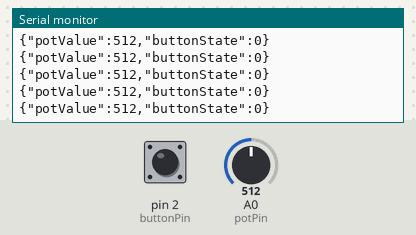
Simulated run of this sketch. Board: Arduino Uno, built with avr-gcc and run on an emulated ATmega328P. Shown: the last lines printed to the serial monitor. The test bench sets the inputs (shaded band); at power-on: A0 (potPin) = 512, pin 2 (buttonPin) HIGH.

Above: at 1.2 s.
1.3 s: A0 (potPin) set to 107
At 1.33 s:
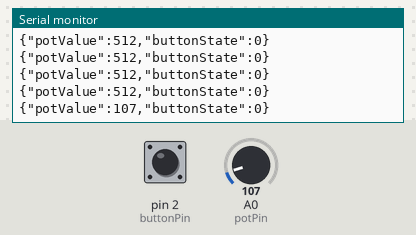
4.3 s: A0 (potPin) set to 93
At 4.31 s:
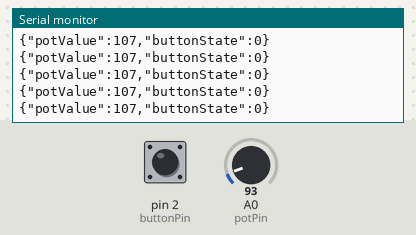
10.3 s: A0 (potPin) set to 8
At 10.33 s:
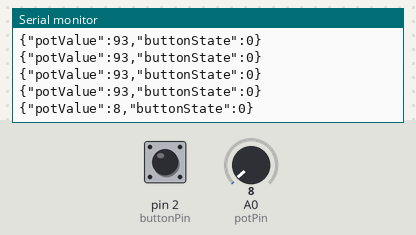
13.3 s: A0 (potPin) set to 11
At 13.31 s:
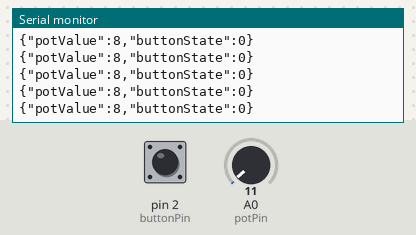
Timing chart, 0 to 16.3 s (numbered marks = the images above; inputs shaded):
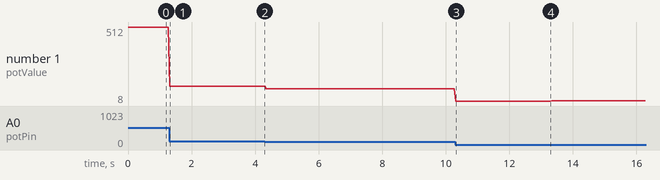

Measured:
- after the input at 1.3 s, the serial monitor: prints a new line at once (image 1)
- after the input at 10.3 s, the serial monitor: prints a new line at once (image 3)
- plotted number 1: 512 → 107 after the input at 1.3 s, 107 → 93 after the input at 4.3 s, 93 → 8 after the input at 10.3 s, 8 → 11 after the input at 13.3 s

The sketch:

HW13_Arduino.ino
```cpp
const int potPin = A0;
const int buttonPin = 2;
int potValue = 0;
int buttonState = 0;

void setup() {
  Serial.begin(9600);
  pinMode(buttonPin, INPUT_PULLUP);
}

void loop() {
  potValue = analogRead(potPin);
  buttonState = digitalRead(buttonPin) == LOW ? 1 : 0;

  // Send data as a JSON string
  Serial.print("{\"potValue\":");
  Serial.print(potValue);
  Serial.print(",\"buttonState\":");
  Serial.print(buttonState);
  Serial.println("}");

  delay(50);
}
```
